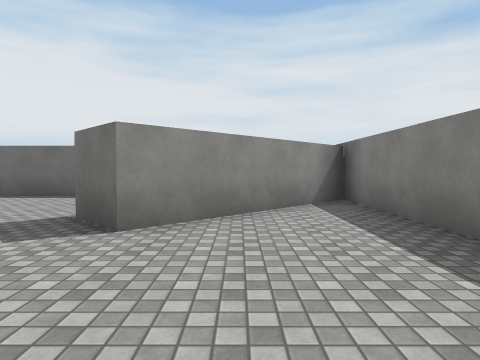
View 1 (above)

18 first-person views from a walk through a 3-D level made in the Unity game engine. The camera is 1.3 m above the floor, tilts 2° down and sees 75° across. The floor is counted in squares, 2 m on a side. Each view is taken from the middle of a square. On the plan, view 1 faces up. The plan holds only what a view shows up to about 10 squares ahead; the rest is blank. The place goes on beyond the plan. Surface patterns are stand-ins for the level's own textures.

View 2
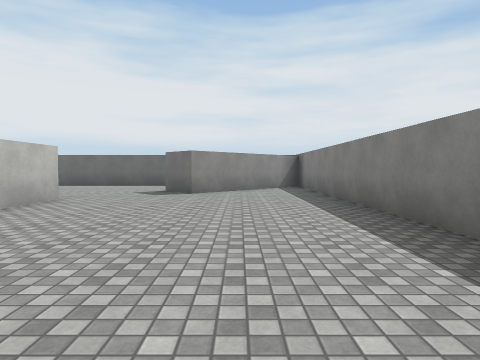

View 3
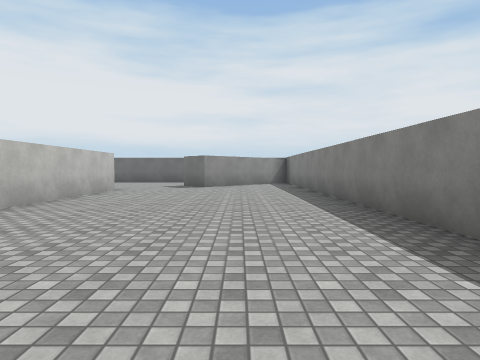

View 4
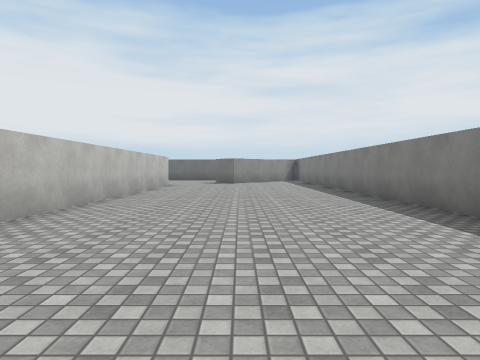

View 5
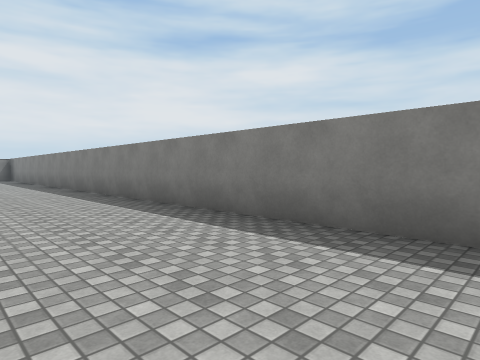

View 6
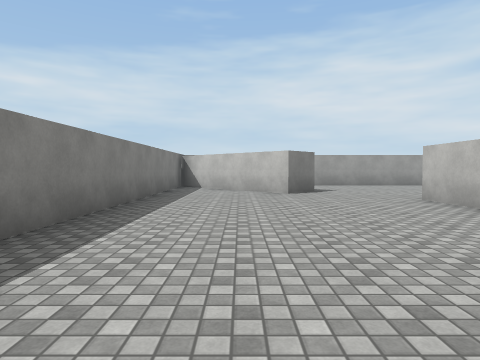

View 7
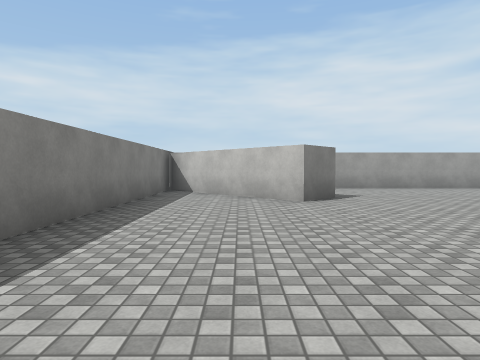

View 8
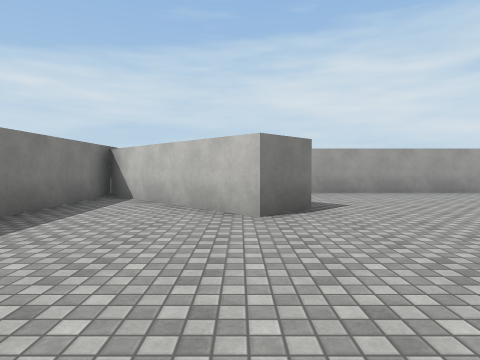

View 9
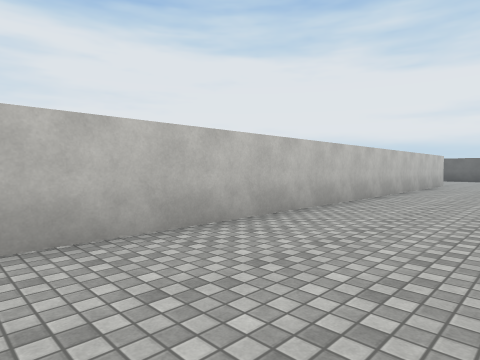

View 10
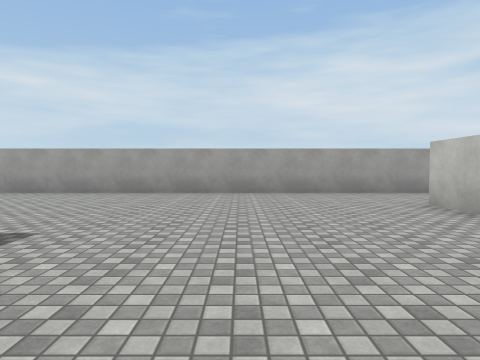

View 11
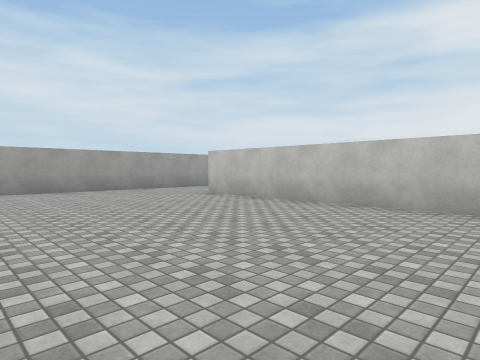

View 12
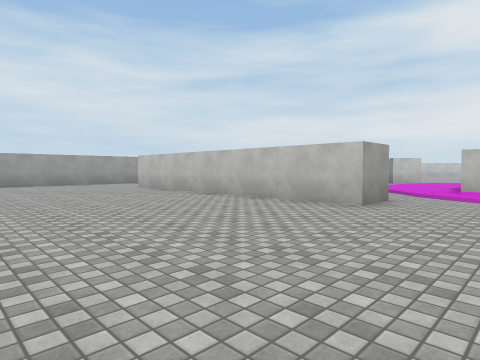

View 13
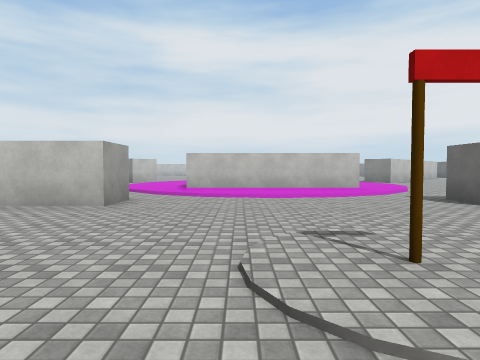

View 14
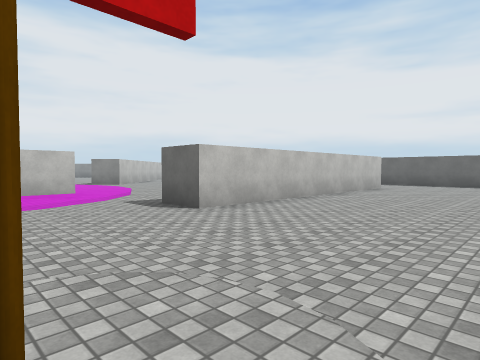

View 15
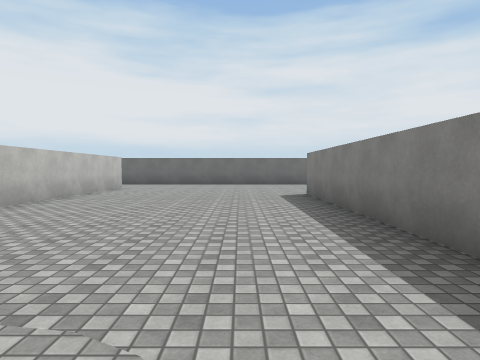

View 16
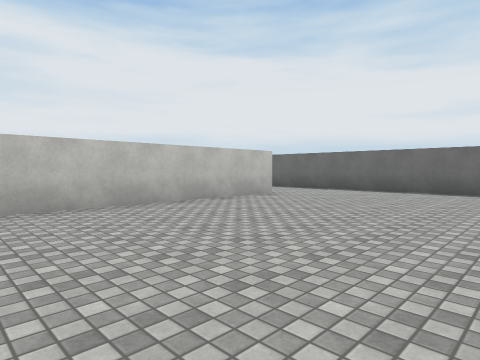

View 17
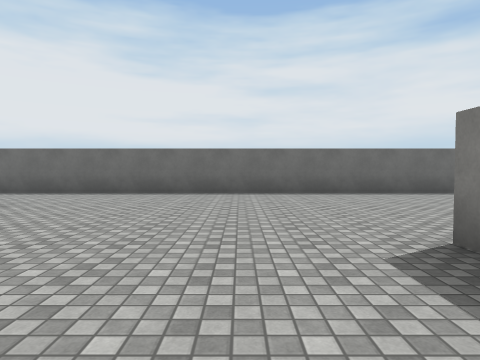

View 18
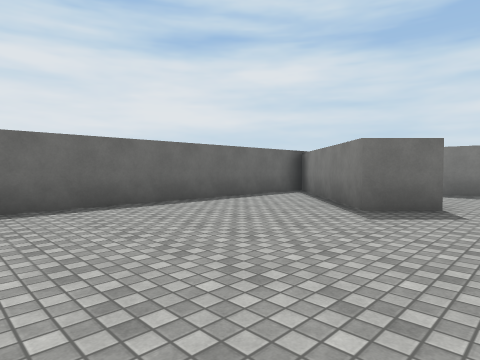

### Floor plan
Points are (right, up) in squares from view 1. A wall is a line through its corners. A room is listed if a view was taken in it or the views show most of it. See-through windows are left out.
Room 1 (views 1, 2, 3, 4, 5, 6, 7, 8, 9)
walls: (-3.9, -14) (-3.9, -15.8); (-3.9, 1.8) (-3.9, -11.8); (-1.3, -17.2) (2.2, -20.7) (2.2, 6.7) (-1.3, 3.2) (-2.2, 4.1)
ways out: opening at (-3, -16.7) to room 2; opening at (-3, 2.5) to room 2
Room 2 (views 10, 11, 12, 13, 14, 15, 16, 17, 18)
walls: (-5.1, -4.6) (-5.1, 1.8); (-11.4, -10.4) (-11.4, -18.6); (-15.5, -4.2) (-15.5, -9.8); (-11.4, 4.8) (-11.4, -3.6) (-12.8, -3.6); (-2.2, 4.1) (1.2, 7.5) (-10.4, 7.5); (-2.2, -18.2) (-1.3, -17.2); (-10.5, -21.5) (-1.4, -21.5)
ways out: opening at (-3, -16.7) to room 1; opening at (-3, 2.5) to room 1; opening at (-14, -3.3); opening at (-13.5, -10); opening at (-11.3, -20); opening at (-11.3, 6)
objects: other object (-8, -7)

Where each view was taken, in squares from view 1:
view 1: 0 up, 0 right, facing up
view 2: 5 down, 0 right, facing up
view 3: 8 down, 0 right, facing up
view 4: 11 down, 1 left, facing up
view 5: 14 down, 1 left, facing up-right
view 6: 9 down, 0 right, facing down
view 7: 11 down, 0 right, facing down
view 8: 13 down, 1 left, facing down
view 9: 12 down, 1 left, facing up-left
view 10: 13 down, 8 left, facing down
view 11: 12 down, 6 left, facing down-left
view 12: 8 down, 6 left, facing down-left
view 13: 8 down, 6 left, facing left
view 14: 7 down, 7 left, facing up-left
view 15: 7 down, 7 left, facing up
view 16: 2 down, 6 left, facing up-left
view 17: 1 down, 7 left, facing up
view 18: 2 up, 7 left, facing up-right
